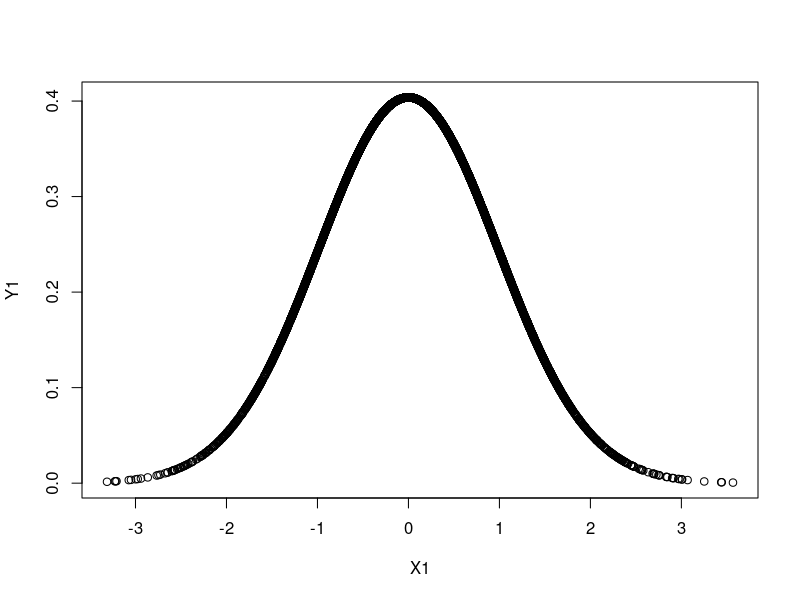
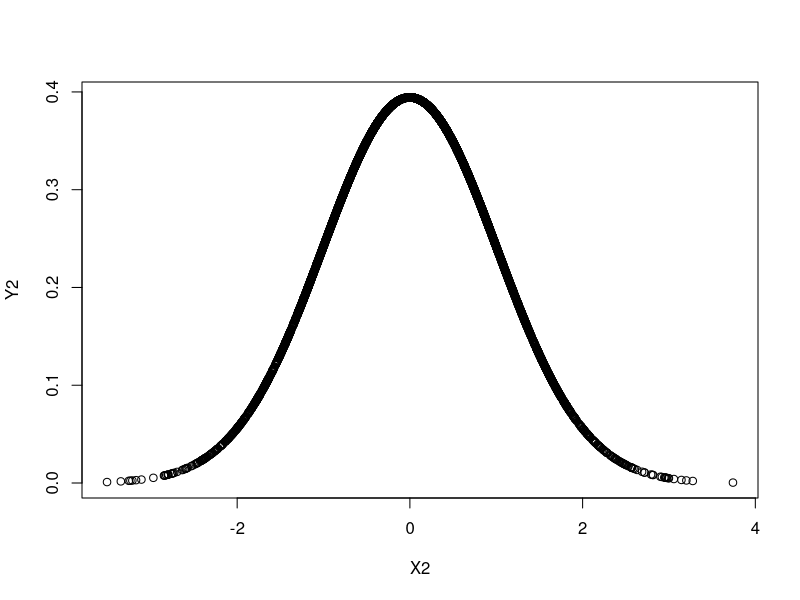

Write R code to recreate these figures, in order.
#2011MC04 Avinash Singh

#Given:
n<-5000

X1<-numeric(0)
X2<-numeric(0)

for(i in 1:n){
  
  while(TRUE){
    U1<-runif(1)
    U2<-runif(1)
    V1=2*U1 - 1
    V2=2*U2 - 1
    W=V1*V1 + V2*V2
    if(W>1){
      next
    }
    Y=((-2*log(W))/W)^(0.5)
    X1[i]=V1*Y
    X2[i]=V2*Y
    break
  }
}


mean(X1)
mean(X2)
var(X1)
var(X2)

Y1 = dnorm(X1, mean(X1), sd(X1))
# Plot the graph.
plot(X1, Y1)

Y2 = dnorm(X2, mean(X2), sd(X2))
# Plot the graph.
plot(X2, Y2)

